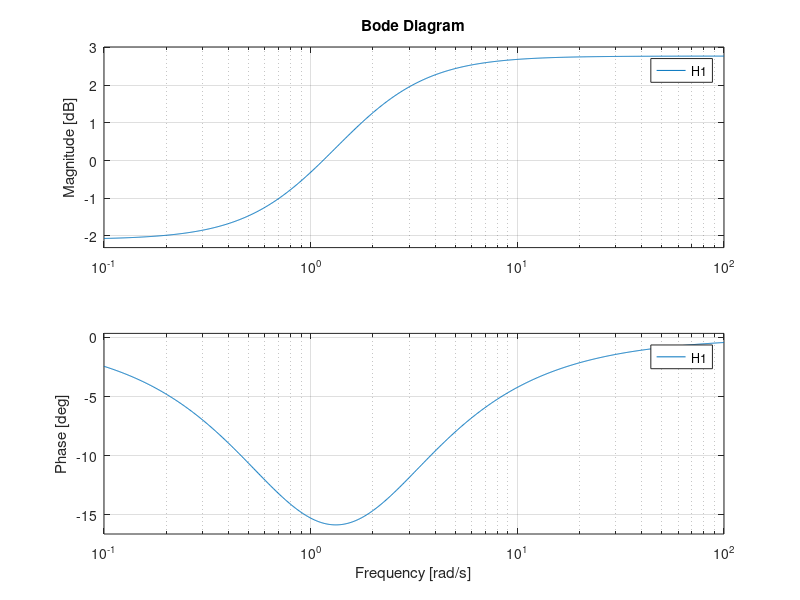

The MATLAB source for this figure:
clc;clear all;close all;
Oc=1;%input('Enter cutoff ohm:');
Fs=1;%input('Enter sampling frequency:');
Ts=1/Fs;
Wc=tan(Oc*Ts/2);
num=[-1,1];
den=[1,1];
H=tf(num,den);
S=(2/Ts)*H;
p=Wc/S;
H1=1/(p+1);
bode(H1);